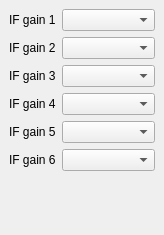
<?xml version="1.0" encoding="UTF-8"?>
<ui version="4.0">
 <class>DockIfGain</class>
 <widget class="QDockWidget" name="DockIfGain">
  <property name="geometry">
   <rect>
    <x>0</x>
    <y>0</y>
    <width>164</width>
    <height>235</height>
   </rect>
  </property>
  <property name="allowedAreas">
   <set>Qt::LeftDockWidgetArea|Qt::RightDockWidgetArea</set>
  </property>
  <property name="windowTitle">
   <string>IF Gain</string>
  </property>
  <widget class="QWidget" name="dockWidgetContents">
   <layout class="QFormLayout" name="formLayout">
    <item row="0" column="0">
     <widget class="QLabel" name="labelIFGain1">
      <property name="text">
       <string>IF gain 1</string>
      </property>
     </widget>
    </item>
    <item row="0" column="1">
     <widget class="QComboBox" name="comboBoxIFGain1"/>
    </item>
    <item row="1" column="0">
     <widget class="QLabel" name="labelIFGain2">
      <property name="text">
       <string>IF gain 2</string>
      </property>
     </widget>
    </item>
    <item row="1" column="1">
     <widget class="QComboBox" name="comboBoxIFGain2"/>
    </item>
    <item row="2" column="0">
     <widget class="QLabel" name="labelIFGain3">
      <property name="text">
       <string>IF gain 3</string>
      </property>
     </widget>
    </item>
    <item row="2" column="1">
     <widget class="QComboBox" name="comboBoxIFGain3"/>
    </item>
    <item row="3" column="0">
     <widget class="QLabel" name="labelIFGain4">
      <property name="text">
       <string>IF gain 4</string>
      </property>
     </widget>
    </item>
    <item row="3" column="1">
     <widget class="QComboBox" name="comboBoxIFGain4"/>
    </item>
    <item row="4" column="0">
     <widget class="QLabel" name="labelIFGain5">
      <property name="text">
       <string>IF gain 5</string>
      </property>
     </widget>
    </item>
    <item row="4" column="1">
     <widget class="QComboBox" name="comboBoxIFGain5"/>
    </item>
    <item row="5" column="0">
     <widget class="QLabel" name="labelIFGain6">
      <property name="text">
       <string>IF gain 6</string>
      </property>
     </widget>
    </item>
    <item row="5" column="1">
     <widget class="QComboBox" name="comboBoxIFGain6"/>
    </item>
   </layout>
  </widget>
 </widget>
 <resources/>
 <connections/>
</ui>
